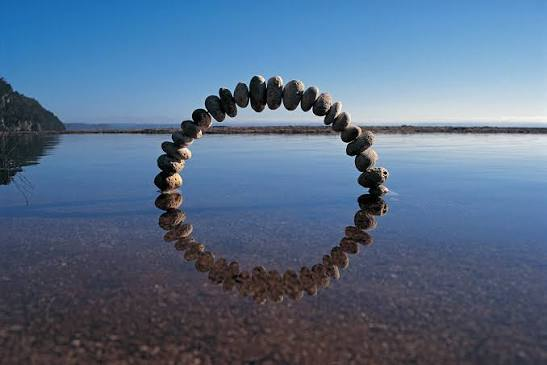
#> input picture Lab_Exp_8/histogram_image.jpeg, 547 x 365 px, found by its file name
$ python histogram.py
#> lines starting #> are read from the running program, lines starting #| are printed output that depends on the picture
import cv2
import matplotlib.pyplot as plt

# Load the image
image_path = '/home/pinal-gadhiya/Downloads/Pinal-backup/Pinal Gadhiya/Digital_Signal & Image_Processing/Lab_Exp_8/histogram_image.jpeg'
image = cv2.imread(image_path, cv2.IMREAD_GRAYSCALE)
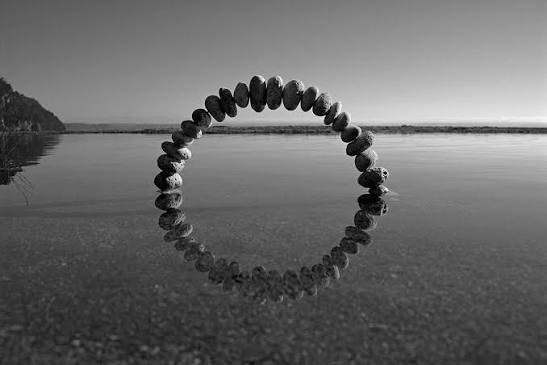
#> image: shape (365, 547); min 0, max 255, mean 104.6

# Check if image is loaded
if image is None:
    print("Error: Image not found. Check the image path.")
else:

    # Calculate the histogram
    histogram = cv2.calcHist([image], [0], None, [256], [0, 256])
#> histogram = 256 values, max 2197 at index 62, min 0 at index 248, mean 779.9

    # Plot the histogram
    plt.figure(figsize=(8, 6))
    plt.title('Histogram')
    plt.xlabel('Pixel Value')
    plt.ylabel('Frequency')
    plt.plot(histogram)
    plt.xlim([0, 256])
    plt.grid(True)
    plt.show()
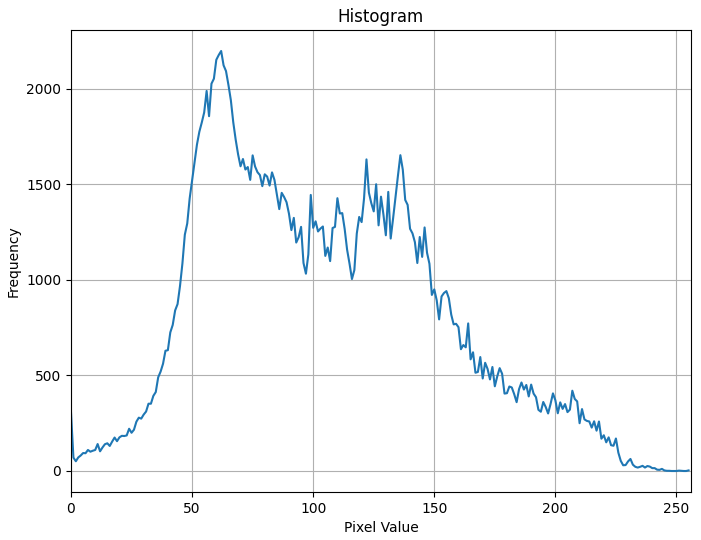
#> figure drawn by matplotlib, 1 panel; curve peaks at x = 62, y = 2197

    # Perform histogram equalization
    equalized_image = cv2.equalizeHist(image)
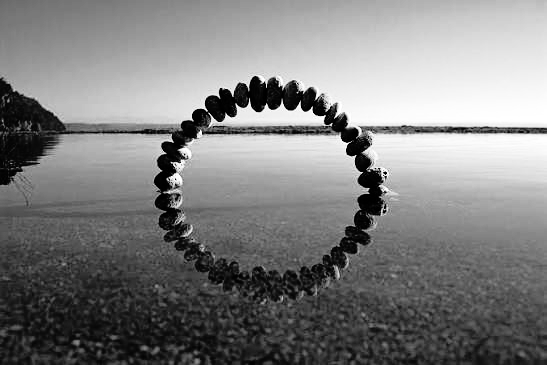
#> equalized_image: shape (365, 547); min 0, max 255, mean 128.1

    # Display the original and equalized images
    plt.figure(figsize=(10, 5))

    plt.subplot(1, 2, 1)
    plt.title('Original Image')
    plt.imshow(image, cmap='gray')
    plt.axis('off')

    plt.subplot(1, 2, 2)
    plt.title('Equalized Image')
    plt.imshow(equalized_image, cmap='gray')
    plt.axis('off')

    plt.tight_layout()
    plt.show()
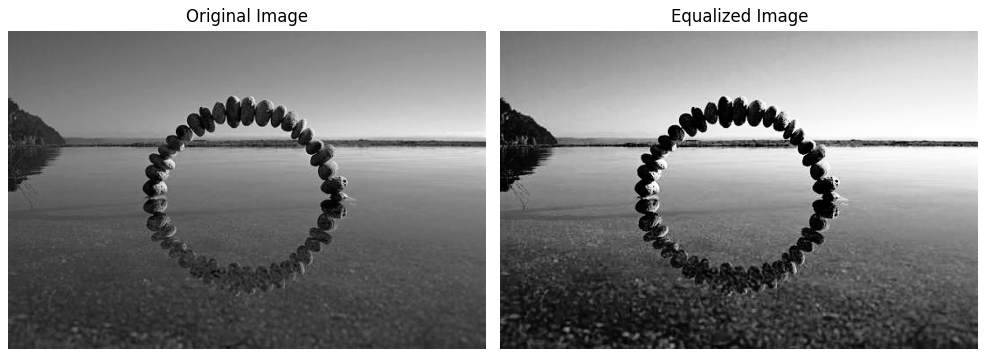
#> figure drawn by matplotlib, 2 panels

    # Calculate the histogram of equalized image
    histogram = cv2.calcHist(
        [equalized_image], [0], None, [256], [0, 256]
    )
#> histogram = 256 values, max 2197 at index 55, min 0 at index 18, mean 779.9

    # Plot the histogram
    plt.figure(figsize=(8, 6))
    plt.title('Equalized Image Histogram')
    plt.xlabel('Pixel Value')
    plt.ylabel('Frequency')
    plt.plot(histogram)
    plt.xlim([0, 256])
    plt.grid(True)
    plt.show()
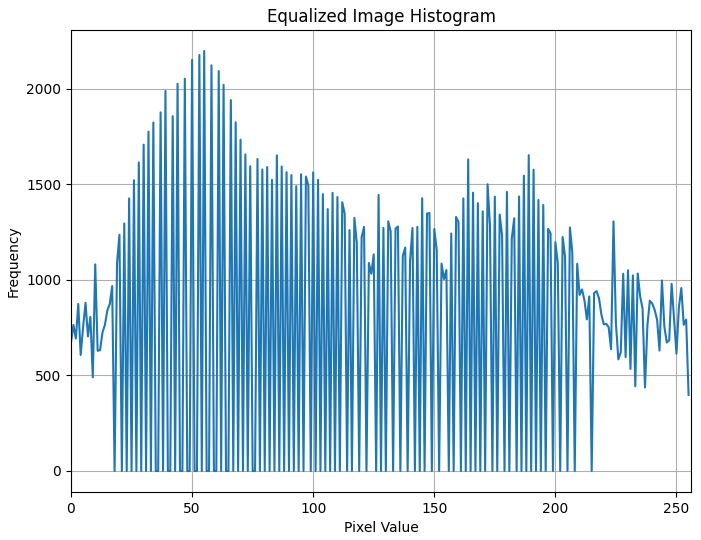
#> figure drawn by matplotlib, 1 panel; curve peaks at x = 55, y = 2197

$ run again, with Lab_Exp_8/duck.jpg copied over Lab_Exp_8/histogram_image.jpeg
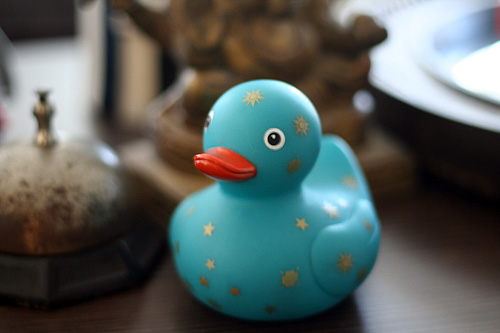
#> input picture Lab_Exp_8/duck.jpg, 500 x 333 px, found by its file name
#> `image = cv2.imread(image_path, cv2.IMREAD_GRAYSCALE)`:
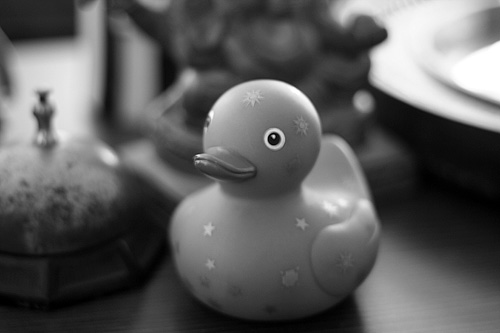
#> image: shape (333, 500); min 0, max 255, mean 92.7
#> `histogram = cv2.calcHist([image], [0], None, [256], [0, 256])`: histogram = 256 values, max 1688 at index 13, min 26 at index 252, mean 650.4
#> `histogram = cv2.calcHist( [equalized_image], [0], None, [256], [0, 256..`: histogram = 256 values, max 1688 at index 18, min 0 at index 7, mean 650.4
#> `plt.show()`:
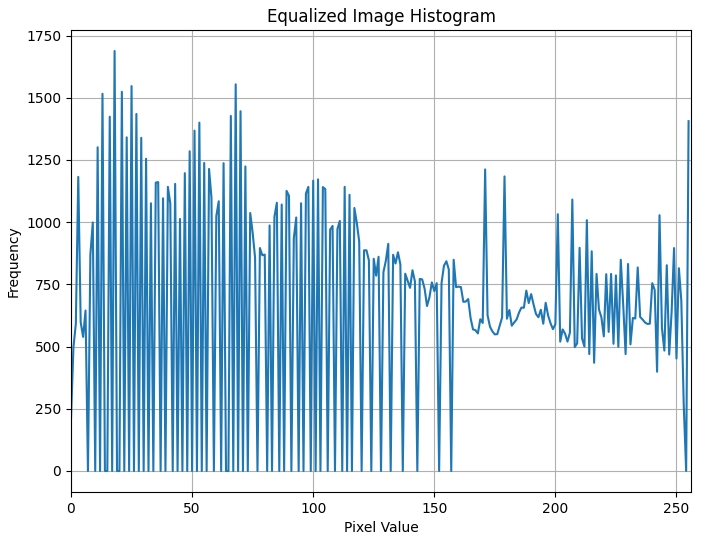
#> figure drawn by matplotlib, 1 panel; curve peaks at x = 18, y = 1688
